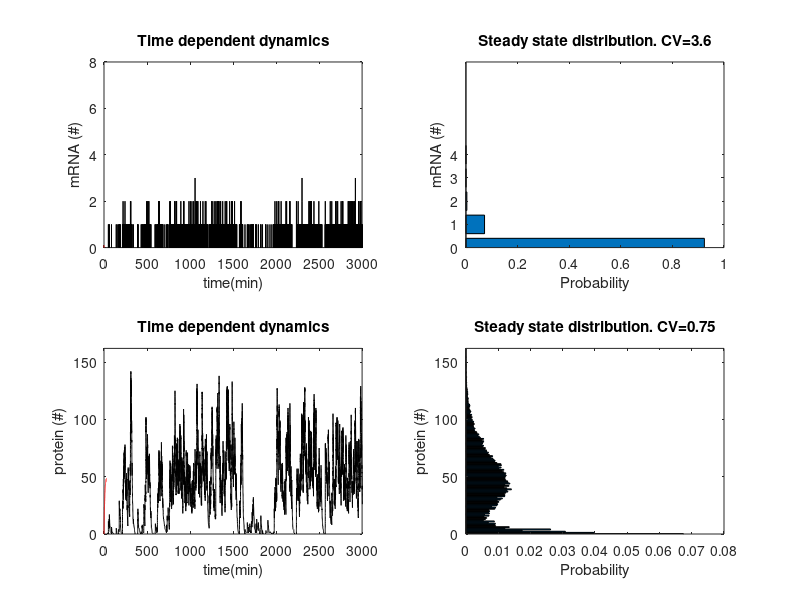

Here is the MATLAB script that generated this plot:
%clear; clc;


%% SIMULATE THE PROCESS USING THE GILLESPIE ALGORITHM.
%Modeling single-gene expression. mRNA molecules are transcribed at rate
%kR from the template DNA strand. Proteins are translated at a rate kP from
%each mRNA molecule. Proteins and mRNA degrade at rates gP and gR,
%respectively. 

%define our parameters
gR=0.1;     %1/sec
gP=0.002;   %1/sec
kR=0.01;    %1/sec
kP=1;       %1/sec  i.e. b=kP/gR

Khalf = 16;
hill = 5;
kLeak = 0.001;


%define the reaction propensities
Rsyn = @(r,p) kR*p^hill/(p^hill+Khalf^hill)+kLeak;
Rdeg = @(r,p) gR*r;
Psyn = @(r,p) kP*r;
Pdeg = @(r,p) gP*p;

%define the time variable and the end time
time = 0;
endTime = 3600 * 100; % in seconds

%initial condition
mRNA = 0;
protein = 0;

% define when we should output, and a matrix to store the results
dtForOutput = 1; % output every second
nextOutputTime = time+dtForOutput; % set the time to output next
results = zeros(endTime/dtForOutput,3); %array to store output
results(1,:) = [time mRNA protein];
lastResults = results(1,:);
resultIndex = 2;

%define the list of reaction propensities based on the initial
%conditions and parameters.
propensities = [ ...
    Rsyn(mRNA,protein)... %reaction 1: transcription of a gene into a transcript
    Rdeg(mRNA,protein)... %reaction 2: degradation of a transcript
    Psyn(mRNA,protein)... %reaction 3: translation of a transcript into a protein
    Pdeg(mRNA,protein)... %reaction 4: degradation of a protein
    ];

% generate our random number ahead of time for efficiency, save it
% to a matrix called randNums.  We also need a counter to determine
% which random number to use: Gillespie's algorithm uses 2 random numbers
% at each step.
numberOfRandomNums = 5000000;
randNums = rand(numberOfRandomNums,2); 
rIndex = 1;

% begin the main simulation loop of the algorithm
while time < endTime
    
    % step 0, if we used up all random numbers, generate a new batch
    if ( rIndex > numberOfRandomNums )
        fprintf('time = %4.2f Used all random numbers. Generating new batch\n',time);
        randNums = rand(numberOfRandomNums,2); 
        rIndex = 1;
    end
    
    % step 1, generate the time to the next event (requires us
    % to calculate the total propensity of the system! The total 
    % propensity is used to generate a random number exponentialy 
    % distributed). 
    rtot = sum(propensities);
    tau = -(1/rtot)*log(randNums(rIndex,1));
    
    % step 2, select the next reaction to fire- first we have to
    % draw a random number between 0 and the total propensity sum
    %value = rand(1)*rtot; %
    value = randNums(rIndex,2)*rtot;
    
    % step2 / step 3, actually fire the reaction by updating the
    % counts based on 'value' that we generated.  
    
    % based on the value and the running sum, we can fire the selected rxn.
    if ( value < propensities(1) )
        % reaction 1 fires: transcription
        mRNA = mRNA + 1;
       % fprintf('r1\n');
    elseif ( value < propensities(1)+propensities(2) )
        % reaction 2: degradation of one transcript
        mRNA = mRNA - 1;
       % fprintf('r2\n');
    elseif ( value < propensities(1)+propensities(2)+propensities(3) )
        % reaction 3: translation
        protein = protein + 1;
       % fprintf('r2\n');
    elseif ( value < propensities(1)+propensities(2)+propensities(3)+propensities(4) )
        % reaction 4: degradation of a protein
        protein = protein - 1;
       % fprintf('r2\n');
    else
        % we should never get here, but we may if there are numerical
        % errors or if you calculated your propensities incorrectly
        fprintf('numerical errors.  quitting'); break;  
    end


    % step 4, update the propensities and the simulation time
    propensities = [ 
        Rsyn(mRNA,protein) ...
        Rdeg(mRNA,protein) ...
        Psyn(mRNA,protein) ...
        Pdeg(mRNA,protein) ];
    time = time + tau;
    rIndex = rIndex+1;
    
    % step 5, generate results from the simulation by saving it to 
    % our results output matrix.  Only generate output when the simulation
    % time exceeds the nextOutputTime.  
    if time>nextOutputTime
        
        % if we jumped over the nextOutputTime we need to update our array
        while time>nextOutputTime
           results(resultIndex,:) = [nextOutputTime lastResults(2) lastResults(3)];
           nextOutputTime = nextOutputTime + dtForOutput;
           resultIndex = resultIndex+1; 
           if nextOutputTime>endTime
               break;
           end;
        end;
        
    end
        
    % store results of last jump in case next we jump beyond storage point 
    % and need to store intermediate time points
    lastResults = [time mRNA protein];
    
end;

%% PLOTS
Rmax = 8;   %max(results(:,2))+1;
Pmax = 162; %max(results(:,3))+1;
tmax = 3600*50;

tt=results(:,1); %time axis

figure;
linestyle = 'k-';
subplot(2,2,1); 
plot(tt/60,results(:,2),linestyle);
xlabel('time(min)'); ylabel('mRNA (#)');
axis([0,tmax/60,0,Rmax]);
title('Time dependent dynamics');
hold on; 
plot(tt/60,(kR/gR)*(1-exp(-gR*tt)),'r');
hold off;

subplot(2,2,3); 
plot(tt/60,results(:,3),linestyle);
xlabel('time(min)'); ylabel('protein (#)');
axis([0,tmax/60,0,Pmax]);
title('Time dependent dynamics');
hold on; 
plot(tt/60,(kR*kP/gR/gP).*(1-(gP.*exp(-gR.*tt)-gR.*exp(-gP.*tt))./(gP-gR)),'r');
hold off;

%If we wait long enough (How much???) the system will forget about the
%initial condition and the system will tend towards the steady state
%distribution. 

ndrop=3600*10; %number of time points to drop to ensure system reached steady state 
Rcv = sqrt(var(results(ndrop:end,2)))/mean(results(ndrop:end,2));
Pcv = sqrt(var(results(ndrop:end,3)))/mean(results(ndrop:end,3));

subplot(2,2,2); 
[pR,Rbins] = hist(results(ndrop:end,2),0:max(results(:,2)));
pR = pR/sum(pR);
barh(Rbins,pR);
ylabel('mRNA (#)'); xlabel('Probability');
ylim([0,Rmax]);
title(strcat('Steady state distribution. CV=',num2str(Rcv,2)));

subplot(2,2,4); 
[pP,Pbins] = hist(results(ndrop:end,3),0:max(results(:,3)));
pP = pP/sum(pP);
barh(Pbins,pP);
ylabel('protein (#)'); xlabel('Probability');
ylim([0,Pmax]);
title(strcat('Steady state distribution. CV=',num2str(Pcv,2)));
